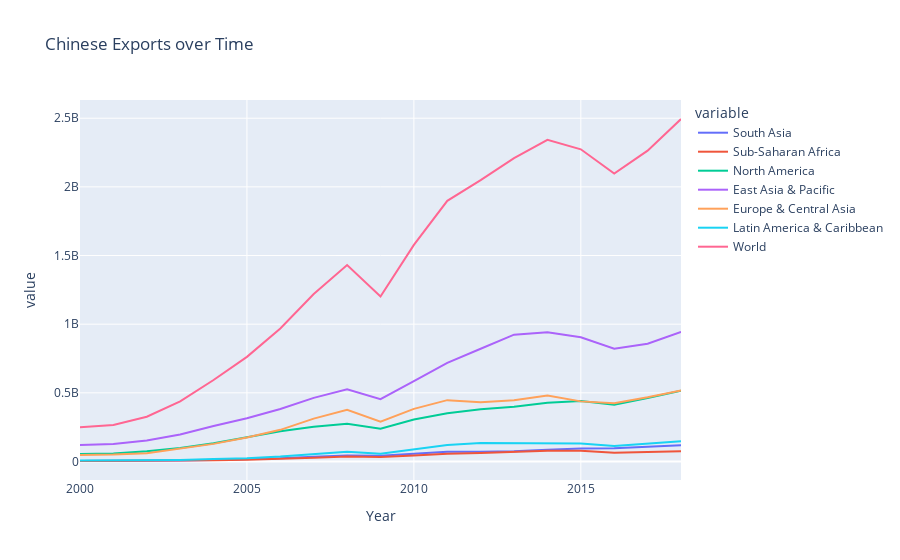

Notebook code for this chart:
### Code cell
# For overview 
pd.options.plotting.backend = "plotly"
exportsplot = exports.plot(x='Year', y=['South Asia', 'Sub-Saharan Africa',
                          'North America', 'East Asia & Pacific', 'Europe & Central Asia', 
                          'Latin America & Caribbean', 'World' ], title='Chinese Exports over Time')
exportsplot.write_html('OverviewExp.html')
exportsplot.show()

### Figure 1 — Plotly figure (JSON) as saved in the notebook; plotly's stock layout.template omitted (floating-point values rounded to 4 significant figures)
{"data": [{"hovertemplate": "variable=South Asia<br>Year=%{x}<br>value=%{y}<extra></extra>", "legendgroup": "South Asia", "line": {"color": "#636efa", "dash": "solid"}, "mode": "lines", "name": "South Asia", "orientation": "v", "showlegend": true, "type": "scatter", "x": [2000, 2001, 2002, 2003, 2004, 2005, 2006, 2007, 2008, 2009, 2010, 2011, 2012, 2013, 2014, 2015, 2016, 2017, 2018], "xaxis": "x", "y": [3796000.0, 4222000.0, 5445000.0, 7191000.0, 11230000.0, 15960000.0, 23390000.0, 35210000.0, 44390000.0, 41860000.0, 57610000.0, 71300000.0, 70450000.0, 75250000.0, 85830000.0, 94240000.0, 95840000.0, 107400000.0, 118000000.0], "yaxis": "y"}, {"hovertemplate": "variable=Sub-Saharan Africa<br>Year=%{x}<br>value=%{y}<extra></extra>", "legendgroup": "Sub-Saharan Africa", "line": {"color": "#EF553B", "dash": "solid"}, "mode": "lines", "name": "Sub-Saharan Africa", "orientation": "v", "showlegend": true, "type": "scatter", "x": [2000, 2001, 2002, 2003, 2004, 2005, 2006, 2007, 2008, 2009, 2010, 2011, 2012, 2013, 2014, 2015, 2016, 2017, 2018], "xaxis": "x", "y": [3548000.0, 4371000.0, 4957000.0, 7422000.0, 9845000.0, 13290000.0, 18880000.0, 26450000.0, 36530000.0, 33210000.0, 43780000.0, 55780000.0, 61510000.0, 67400000.0, 78590000.0, 78370000.0, 64070000.0, 68310000.0, 74720000.0], "yaxis": "y"}, {"hovertemplate": "variable=North America<br>Year=%{x}<br>value=%{y}<extra></extra>", "legendgroup": "North America", "line": {"color": "#00cc96", "dash": "solid"}, "mode": "lines", "name": "North America", "orientation": "v", "showlegend": true, "type": "scatter", "x": [2000, 2001, 2002, 2003, 2004, 2005, 2006, 2007, 2008, 2009, 2010, 2011, 2012, 2013, 2014, 2015, 2016, 2017, 2018], "xaxis": "x", "y": [55330000.0, 57710000.0, 74370000.0, 98290000.0, 133400000.0, 175000000.0, 219500000.0, 252600000.0, 274700000.0, 239000000.0, 306300000.0, 350600000.0, 380800000.0, 398500000.0, 427300000.0, 439800000.0, 413200000.0, 461800000.0, 515400000.0], "yaxis": "y"}, {"hovertemplate": "variable=East Asia & Pacific<br>Year=%{x}<br>value=%{y}<extra></extra>", "legendgroup": "East Asia & Pacific", "line": {"color": "#ab63fa", "dash": "solid"}, "mode": "lines", "name": "East Asia & Pacific", "orientation": "v", "showlegend": true, "type": "scatter", "x": [2000, 2001, 2002, 2003, 2004, 2005, 2006, 2007, 2008, 2009, 2010, 2011, 2012, 2013, 2014, 2015, 2016, 2017, 2018], "xaxis": "x", "y": [120000000.0, 127900000.0, 152800000.0, 196100000.0, 257900000.0, 314800000.0, 382600000.0, 463500000.0, 526500000.0, 453800000.0, 585200000.0, 718500000.0, 820800000.0, 923700000.0, 940800000.0, 904300000.0, 820800000.0, 857700000.0, 944300000.0], "yaxis": "y"}, {"hovertemplate": "variable=Europe & Central Asia<br>Year=%{x}<br>value=%{y}<extra></extra>", "legendgroup": "Europe & Central Asia", "line": {"color": "#FFA15A", "dash": "solid"}, "mode": "lines", "name": "Europe & Central Asia", "orientation": "v", "showlegend": true, "type": "scatter", "x": [2000, 2001, 2002, 2003, 2004, 2005, 2006, 2007, 2008, 2009, 2010, 2011, 2012, 2013, 2014, 2015, 2016, 2017, 2018], "xaxis": "x", "y": [46650000.0, 49990000.0, 60470000.0, 92430000.0, 128200000.0, 175200000.0, 230400000.0, 311900000.0, 376900000.0, 289700000.0, 383400000.0, 446800000.0, 432300000.0, 445400000.0, 480300000.0, 437700000.0, 423500000.0, 467100000.0, 516600000.0], "yaxis": "y"}, {"hovertemplate": "variable=Latin America & Caribbean<br>Year=%{x}<br>value=%{y}<extra></extra>", "legendgroup": "Latin America & Caribbean", "line": {"color": "#19d3f3", "dash": "solid"}, "mode": "lines", "name": "Latin America & Caribbean", "orientation": "v", "showlegend": true, "type": "scatter", "x": [2000, 2001, 2002, 2003, 2004, 2005, 2006, 2007, 2008, 2009, 2010, 2011, 2012, 2013, 2014, 2015, 2016, 2017, 2018], "xaxis": "x", "y": [7090000.0, 8107000.0, 9321000.0, 11590000.0, 17950000.0, 23270000.0, 35410000.0, 51080000.0, 71090000.0, 56480000.0, 91000000.0, 120800000.0, 134200000.0, 133100000.0, 134900000.0, 130700000.0, 113100000.0, 130000000.0, 148000000.0], "yaxis": "y"}, {"hovertemplate": "variable=World<br>Year=%{x}<br>value=%{y}<extra></extra>", "legendgroup": "World", "line": {"color": "#FF6692", "dash": "solid"}, "mode": "lines", "name": "World", "orientation": "v", "showlegend": true, "type": "scatter", "x": [2000, 2001, 2002, 2003, 2004, 2005, 2006, 2007, 2008, 2009, 2010, 2011, 2012, 2013, 2014, 2015, 2016, 2017, 2018], "xaxis": "x", "y": [249200000.0, 266100000.0, 325600000.0, 438200000.0, 593300000.0, 762000000.0, 968900000.0, 1220000000.0, 1431000000.0, 1202000000.0, 1578000000.0, 1898000000.0, 2049000000.0, 2209000000.0, 2342000000.0, 2273000000.0, 2098000000.0, 2263000000.0, 2494000000.0], "yaxis": "y"}], "layout": {"autosize": true, "legend": {"title": {"text": "variable"}, "tracegroupgap": 0}, "title": {"text": "Chinese Exports over Time"}, "xaxis": {"anchor": "y", "autorange": true, "domain": [0, 1], "range": [2000, 2018], "title": {"text": "Year"}, "type": "linear"}, "yaxis": {"anchor": "x", "autorange": true, "domain": [0, 1], "range": [-134800000.0, 2633000000.0], "title": {"text": "value"}, "type": "linear"}}}
